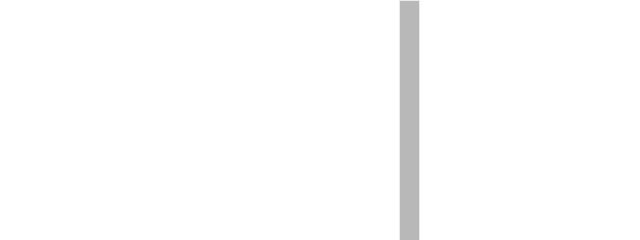
Frame 1 (no input)
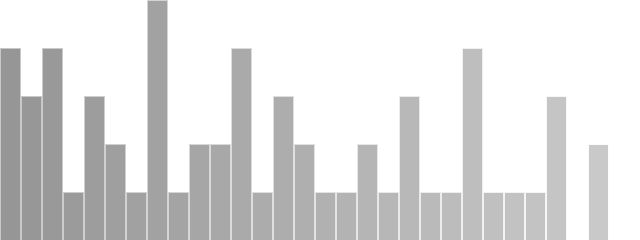
Frame 60 (the mouse pressed at the canvas centre just before this capture)
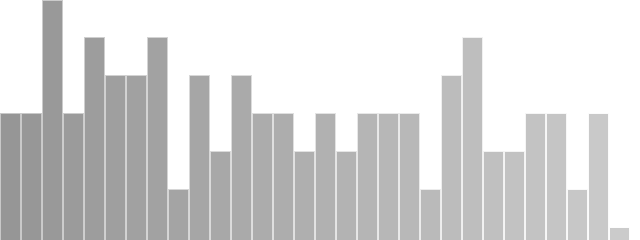
Frame 120 (the mouse held since frame 60 and released just before this capture)

The Processing sketch that drew these frames (run headless with seeded random() and noise(); from frame 60 on, the mouse is pressed at the canvas centre):

// Processing sketch: Noc01_02_RandomCounts
// ── Noc01_02_RandomCounts.pde
int[] randomCounts;

void setup() {
  size(640, 240);
  randomCounts = new int[30];
}

void draw() {
  background(255);

  int index = int(random(randomCounts.length));
  randomCounts[index]++;


  if (mousePressed && mouseButton == LEFT) {
    drawSimpleCount();
  } else {
    drawScaledCount();
  }
}

void setColor(int index) {
  int gray = int(map(index, 0, randomCounts.length, 200, 255));
  stroke(gray);
  fill(gray-50);
}

void drawSimpleCount() {
  int w = width/randomCounts.length;
  for (int x = 0; x < randomCounts.length; x++) {
    setColor(x);
    rect(x*w, height-randomCounts[x], w-1, randomCounts[x]);
  }
}

void drawScaledCount() {
  float maxCount = 1;
  float minCount = randomCounts[0];

  for (int x = 0; x < randomCounts.length; x++) {
    float curCount = randomCounts[x];
    if (curCount > maxCount) {
      maxCount = curCount;
    } else if (curCount < minCount) {
      minCount = curCount/3;
    }
  }

  float maxDiff = maxCount-minCount;

  int w = width/randomCounts.length;
  for (int x = 0; x < randomCounts.length; x++) {
    setColor(x);
    float curDiff = randomCounts[x]-minCount;
    float curHeight = (maxDiff == 0) ? height : height*curDiff/maxDiff;

    rect(x*w, height-curHeight, w-1, curHeight);
  }
}
